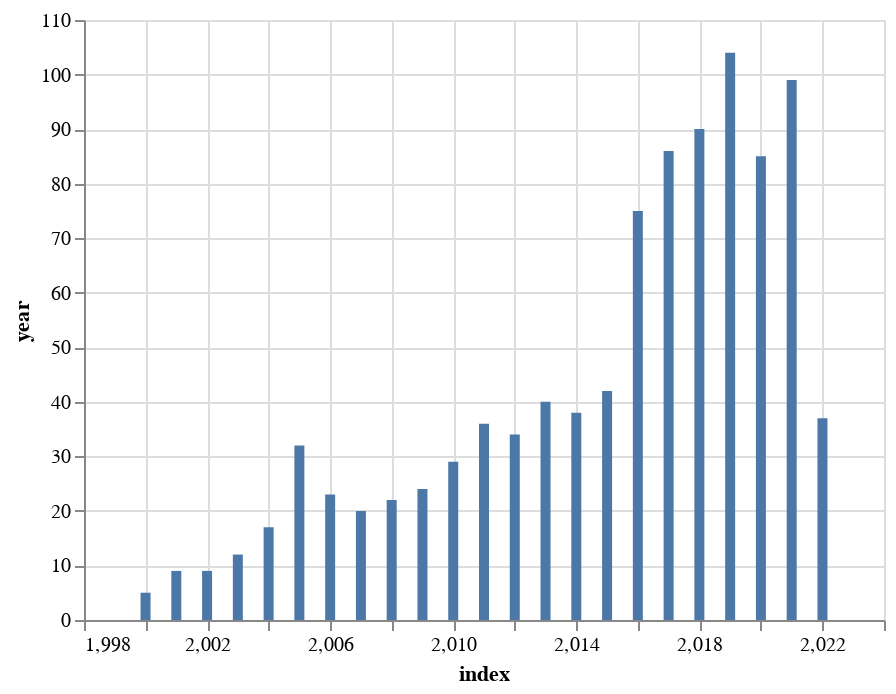

Notebook code for this chart:
### Markdown cell above
Number of Movies every year

### Code cell
alt.renderers.enable('jupyterlab')
alt.Chart(df_movies.year.value_counts().reset_index()).mark_bar().encode(
    x='index',
    y='year'
)

### Figure 1 — Vega-Lite specification as saved in the notebook (floating-point values rounded to 4 significant figures)
{"$schema": "https://vega.github.io/schema/vega-lite/v4.17.0.json", "config": {"view": {"continuousHeight": 300, "continuousWidth": 400}}, "data": {"name": "data-291849d2e1057eb15bf0195995a1f961"}, "datasets": {"data-291849d2e1057eb15bf0195995a1f961": [{"index": 2019, "year": 104}, {"index": 2021, "year": 99}, {"index": 2018, "year": 90}, {"index": 2017, "year": 86}, {"index": 2020, "year": 85}, {"index": 2016, "year": 75}, {"index": 2015, "year": 42}, {"index": 2013, "year": 40}, {"index": 2014, "year": 38}, {"index": 2022, "year": 37}, {"index": 2011, "year": 36}, {"index": 2012, "year": 34}, {"index": 2005, "year": 32}, {"index": 2010, "year": 29}, {"index": 2009, "year": 24}, {"index": 2006, "year": 23}, {"index": 2008, "year": 22}, {"index": 2007, "year": 20}, {"index": 2004, "year": 17}, {"index": 2003, "year": 12}, {"index": 2001, "year": 9}, {"index": 2002, "year": 9}, {"index": 2000, "year": 5}]}, "encoding": {"x": {"field": "index", "type": "quantitative"}, "y": {"field": "year", "type": "quantitative"}}, "mark": "bar"}
